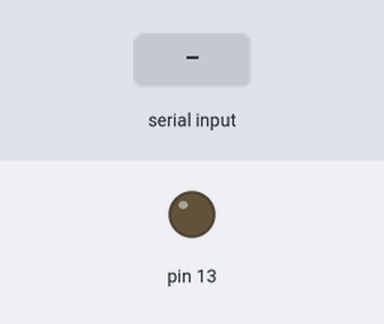
Simulated run of this sketch. Board: Arduino Uno, built with avr-gcc and run on an emulated ATmega328P. Shown: output pins drawn as LEDs (lit = HIGH). Inputs (shaded band) come from the test bench.

Above: at 1.2 s.
1.3 s: "H" received over Serial
At 1.8 s:
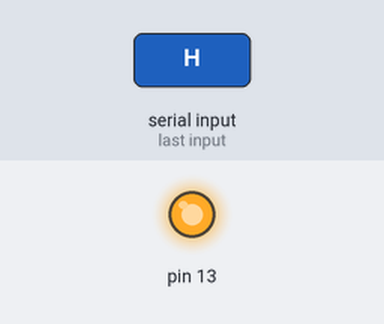
2.8 s: "L" received over Serial
At 4.2 s:
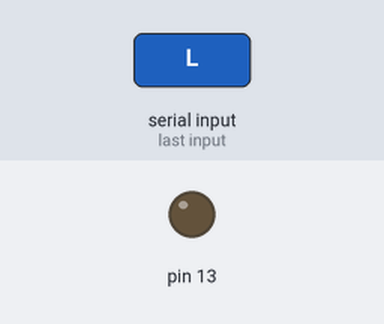
Timing chart, 0 to 5.8 s (numbered marks = the images above; inputs shaded):
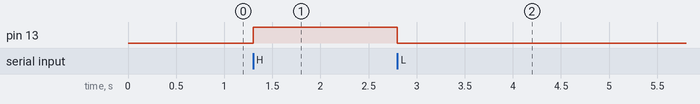

Measured:
- after the input at 1.3 s, pin 13: LOW → HIGH at once
- after the input at 2.8 s, pin 13: HIGH → LOW at once

The sketch:

sketch_led10.ino.ino
```cpp
void setup() {
  pinMode(13, OUTPUT);
  Serial.begin(9600); // Inicia la comunicación serial
}

void loop() {
  if (Serial.available() > 0) {
    char command = Serial.read(); // Lee el comando enviado por Python
    if (command == 'H') {
      digitalWrite(13, HIGH); // Enciende el LED
    } else if (command == 'L') {
      digitalWrite(13, LOW);  // Apaga el LED
    }
  }
}
```
